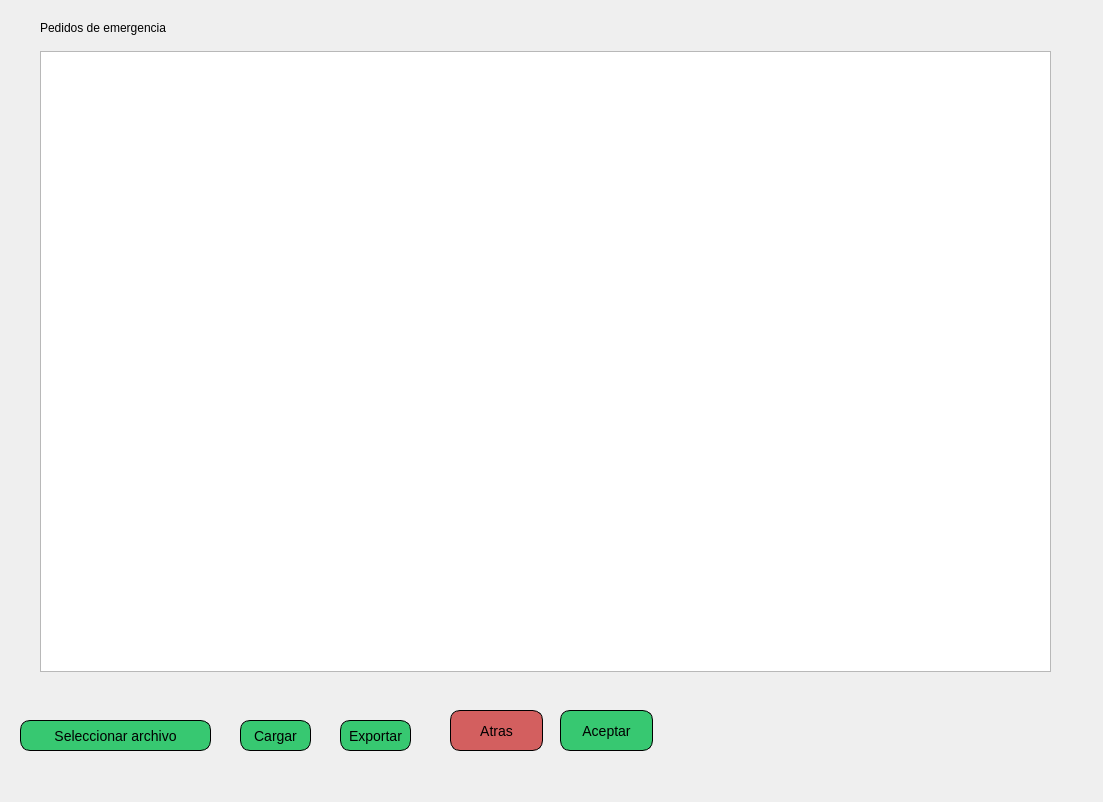
<?xml version="1.0" encoding="UTF-8"?>
<ui version="4.0">
 <class>OnlineRoutingMapperDialogBase</class>
 <widget class="QDialog" name="OnlineRoutingMapperDialogBase">
  <property name="enabled">
   <bool>true</bool>
  </property>
  <property name="geometry">
   <rect>
    <x>0</x>
    <y>0</y>
    <width>1103</width>
    <height>802</height>
   </rect>
  </property>
  <property name="sizePolicy">
   <sizepolicy hsizetype="Fixed" vsizetype="Fixed">
    <horstretch>0</horstretch>
    <verstretch>0</verstretch>
   </sizepolicy>
  </property>
  <property name="windowTitle">
   <string>Online Routing Mapper</string>
  </property>
  <widget class="QPushButton" name="volver">
   <property name="geometry">
    <rect>
     <x>450</x>
     <y>710</y>
     <width>93</width>
     <height>41</height>
    </rect>
   </property>
   <property name="styleSheet">
    <string notr="true">QPushButton {
font-size:14px;
background-color:#d35f5f;
border-radius: 10px;
border: 1px solid black;
}

QPushButton:hover {
background-color: #c83737;
}</string>
   </property>
   <property name="text">
    <string>Atras</string>
   </property>
  </widget>
  <widget class="QPushButton" name="aceptar">
   <property name="geometry">
    <rect>
     <x>560</x>
     <y>710</y>
     <width>93</width>
     <height>41</height>
    </rect>
   </property>
   <property name="styleSheet">
    <string notr="true">QPushButton {
font-size:14px;
background-color:#37c871;
border-radius: 10px;
border: 1px solid black;
}

QPushButton:hover {
background-color: #2CA02C;
}</string>
   </property>
   <property name="text">
    <string>Aceptar</string>
   </property>
  </widget>
  <widget class="QLabel" name="stopLbl_2">
   <property name="geometry">
    <rect>
     <x>40</x>
     <y>20</y>
     <width>221</width>
     <height>16</height>
    </rect>
   </property>
   <property name="text">
    <string>Pedidos de emergencia</string>
   </property>
  </widget>
  <widget class="QTableWidget" name="tableWidget">
   <property name="geometry">
    <rect>
     <x>40</x>
     <y>51</y>
     <width>1011</width>
     <height>621</height>
    </rect>
   </property>
  </widget>
  <widget class="QPushButton" name="cargar_planilla">
   <property name="geometry">
    <rect>
     <x>20</x>
     <y>720</y>
     <width>191</width>
     <height>31</height>
    </rect>
   </property>
   <property name="styleSheet">
    <string notr="true">QPushButton {
font-size:14px;
background-color:#37c871;
border-radius: 10px;
border: 1px solid black;
}

QPushButton:hover {
background-color: #2CA02C;
}</string>
   </property>
   <property name="text">
    <string>Seleccionar archivo</string>
   </property>
  </widget>
  <widget class="QPushButton" name="cargar">
   <property name="geometry">
    <rect>
     <x>240</x>
     <y>720</y>
     <width>71</width>
     <height>31</height>
    </rect>
   </property>
   <property name="styleSheet">
    <string notr="true">QPushButton {
font-size:14px;
background-color:#37c871;
border-radius: 10px;
border: 1px solid black;
}

QPushButton:hover {
background-color: #2CA02C;
}</string>
   </property>
   <property name="text">
    <string>Cargar</string>
   </property>
  </widget>
  <widget class="QPushButton" name="exportar">
   <property name="geometry">
    <rect>
     <x>340</x>
     <y>720</y>
     <width>71</width>
     <height>31</height>
    </rect>
   </property>
   <property name="styleSheet">
    <string notr="true">QPushButton {
font-size:14px;
background-color:#37c871;
border-radius: 10px;
border: 1px solid black;
}

QPushButton:hover {
background-color: #2CA02C;
}</string>
   </property>
   <property name="text">
    <string>Exportar</string>
   </property>
  </widget>
 </widget>
 <resources/>
 <connections/>
</ui>
